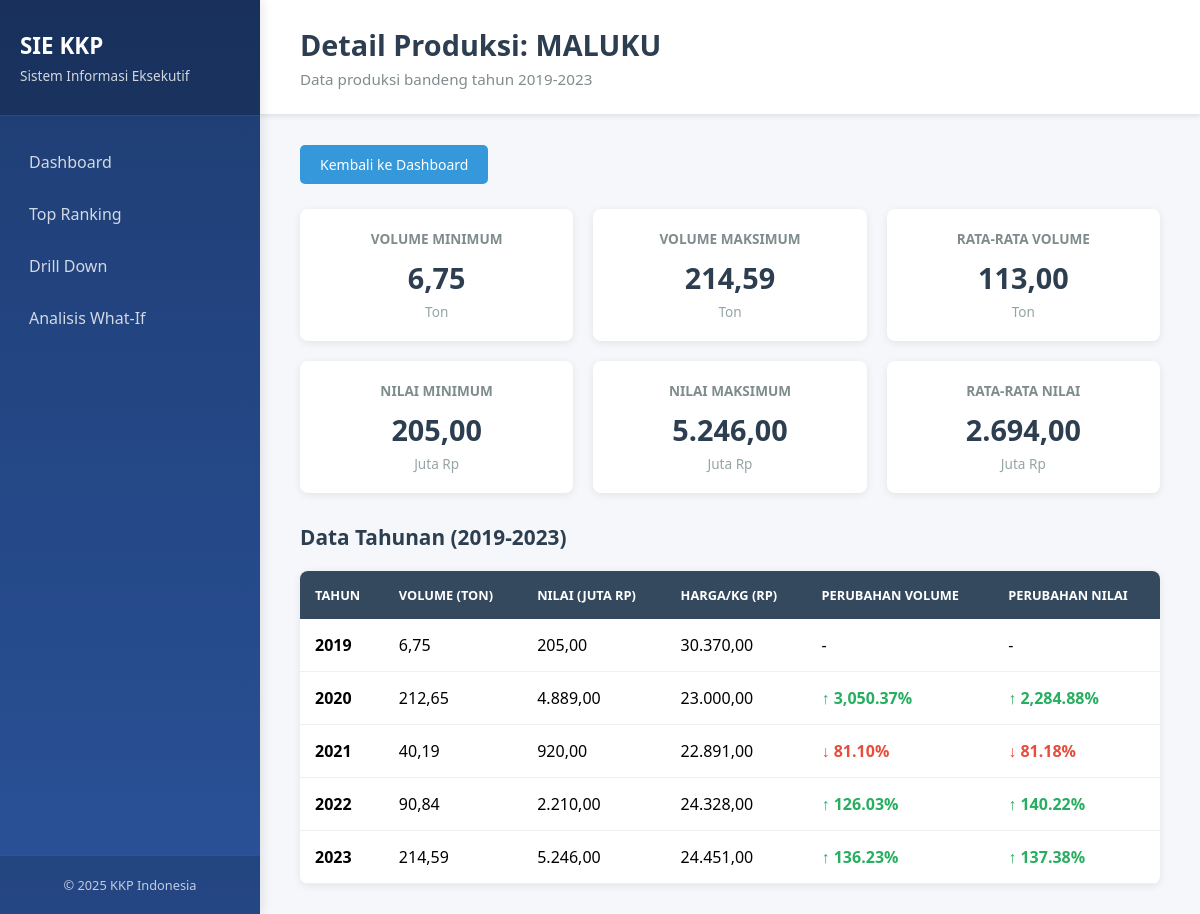
Page /provinsi_detail.php?provinsi=MALUKU on the committed database.
### tables this page shows
CREATE TABLE `produksi_bandeng_all` (
  `Tahun` int(11) DEFAULT NULL,
  `Provinsi` varchar(255) DEFAULT NULL,
  `Kelompok_Ikan` varchar(255) DEFAULT NULL,
  `Jenis_Ikan` varchar(255) DEFAULT NULL,
  `Volume_Ton` decimal(15,2) DEFAULT NULL,
  `Nilai_Juta` int(11) DEFAULT NULL,
  `Harga_Tertimbang_Kg` int(11) DEFAULT NULL
);

### config.php (called while the page is built, shortened)
<?php
function formatNumber($number) {
    return number_format($number, 2, ',', '.');
}
?>

### provinsi_detail.php (the view, shortened to what this page needs)
<?php
require_once 'config.php';
$conn = getConnection();
$provinsi = isset($_GET['provinsi']) ? $_GET['provinsi'] : '';
$queryDetail = "
    SELECT
        Tahun,
        Provinsi,
        Volume_Ton,
        Nilai_Juta,
        Harga_Tertimbang_Kg
    FROM produksi_bandeng_all
    WHERE Provinsi = ?
    ORDER BY Tahun ASC
";
$stmt = $conn->prepare($queryDetail);
$stmt->bind_param("s", $provinsi);
$stmt->execute();
$resultDetail = $stmt->get_result();
$queryStats = "
    SELECT
        MIN(Volume_Ton) as Min_Volume,
        MAX(Volume_Ton) as Max_Volume,
        AVG(Volume_Ton) as Avg_Volume,
        MIN(Nilai_Juta) as Min_Nilai,
        MAX(Nilai_Juta) as Max_Nilai,
        AVG(Nilai_Juta) as Avg_Nilai
    FROM produksi_bandeng_all
    WHERE Provinsi = ?
";
$stmtStats = $conn->prepare($queryStats);
$stmtStats->bind_param("s", $provinsi);
$stmtStats->execute();
$stats = $stmtStats->get_result()->fetch_assoc();
?>
<!DOCTYPE html>
<html lang="id">
<head>
</head>
<body>
    <div class="sidebar">
        <div class="sidebar-header">
            <h1>SIE KKP</h1>
            <p>Sistem Informasi Eksekutif</p>
        </div>
        <nav class="nav-menu">
            <a href="index.php">
                <span>Dashboard</span>
            </a>
            <a href="top_ranking.php">
                <span>Top Ranking</span>
            </a>
            <a href="drill_down.php">
                <span>Drill Down</span>
            </a>
            <a href="what_if.php">
                <span>Analisis What-If</span>
            </a>
        </nav>
        <div class="sidebar-footer">
            &copy; 2025 KKP Indonesia
        </div>
    </div>
    <div class="main-content">
        <div class="header">
            <h2>Detail Produksi: <?php echo htmlspecialchars($provinsi); ?></h2>
            <p>Data produksi bandeng tahun 2019-2023</p>
        </div>
        <div class="content-wrapper">
            <a href="index.php" class="back-button">Kembali ke Dashboard</a>
            <div class="stats-grid">
                <div class="stat-card">
                    <h3>Volume Minimum</h3>
                    <div class="value"><?php echo formatNumber($stats['Min_Volume']); ?></div>
                    <div class="unit">Ton</div>
                </div>
                <div class="stat-card">
                    <h3>Volume Maksimum</h3>
                    <div class="value"><?php echo formatNumber($stats['Max_Volume']); ?></div>
                    <div class="unit">Ton</div>
                </div>
                <div class="stat-card">
                    <h3>Rata-rata Volume</h3>
                    <div class="value"><?php echo formatNumber($stats['Avg_Volume']); ?></div>
                    <div class="unit">Ton</div>
                </div>
                <div class="stat-card">
                    <h3>Nilai Minimum</h3>
                    <div class="value"><?php echo formatNumber($stats['Min_Nilai']); ?></div>
                    <div class="unit">Juta Rp</div>
                </div>
                <div class="stat-card">
                    <h3>Nilai Maksimum</h3>
                    <div class="value"><?php echo formatNumber($stats['Max_Nilai']); ?></div>
                    <div class="unit">Juta Rp</div>
                </div>
                <div class="stat-card">
                    <h3>Rata-rata Nilai</h3>
                    <div class="value"><?php echo formatNumber($stats['Avg_Nilai']); ?></div>
                    <div class="unit">Juta Rp</div>
                </div>
            </div>
            <h3 style="margin-bottom: 20px; color: #2c3e50; font-size: 1.3em;">Data Tahunan (2019-2023)</h3>
            <div class="table-container">
                <table>
                    <thead>
                        <tr>
                            <th>Tahun</th>
                            <th>Volume (Ton)</th>
                            <th>Nilai (Juta Rp)</th>
                            <th>Harga/Kg (Rp)</th>
                            <th>Perubahan Volume</th>
                            <th>Perubahan Nilai</th>
                        </tr>
                    </thead>
                    <tbody>
                        <?php
                        $prevVolume = null;
                        $prevNilai = null;
                        while($row = $resultDetail->fetch_assoc()):
                            $volumeChange = '';
                            $nilaiChange = '';
                            if ($prevVolume !== null) {
                                $volDiff = $row['Volume_Ton'] - $prevVolume;
                                $volPercent = ($volDiff / $prevVolume) * 100;
                                $volumeChange = $volDiff >= 0
                                    ? '<span class="trend-up">↑ ' . number_format($volPercent, 2) . '%</span>'
                                    : '<span class="trend-down">↓ ' . number_format(abs($volPercent), 2) . '%</span>';
                                $nilaiDiff = $row['Nilai_Juta'] - $prevNilai;
                                $nilaiPercent = ($nilaiDiff / $prevNilai) * 100;
                                $nilaiChange = $nilaiDiff >= 0
                                    ? '<span class="trend-up">↑ ' . number_format($nilaiPercent, 2) . '%</span>'
                                    : '<span class="trend-down">↓ ' . number_format(abs($nilaiPercent), 2) . '%</span>';
                            }
                            $prevVolume = $row['Volume_Ton'];
                            $prevNilai = $row['Nilai_Juta'];
                        ?>
                        <tr>
                            <td><strong><?php echo $row['Tahun']; ?></strong></td>
                            <td><?php echo formatNumber($row['Volume_Ton']); ?></td>
                            <td><?php echo formatNumber($row['Nilai_Juta']); ?></td>
                            <td><?php echo formatNumber($row['Harga_Tertimbang_Kg']); ?></td>
                            <td><?php echo $volumeChange ?: '-'; ?></td>
                            <td><?php echo $nilaiChange ?: '-'; ?></td>
                        </tr>
                        <?php endwhile; ?>
                    </tbody>
                </table>
            </div>
        </div>
    </div>
</body>
</html>

### provinsi_detail.php (style rules this page uses)
* { margin: 0; padding: 0; box-sizing: border-box; }
body { font-family: 'Segoe UI', Tahoma, Geneva, Verdana, sans-serif; background: #f5f7fa; display: flex; height: 100vh; overflow: hidden; }
.sidebar { width: 260px; background: linear-gradient(180deg, #1e3c72 0%, #2a5298 100%); color: white; display: flex; flex-direction: column; box-shadow: 2px 0 10px rgba(0,0,0,0.1); position: fixed; height: 100vh; left: 0; top: 0; }
.sidebar-header { padding: 30px 20px; background: rgba(0,0,0,0.2); border-bottom: 1px solid rgba(255,255,255,0.1); }
.sidebar-header h1 { font-size: 1.4em; margin-bottom: 5px; }
.sidebar-header p { font-size: 0.85em; opacity: 0.8; }
.nav-menu { flex: 1; padding: 20px 0; overflow-y: auto; }
.nav-menu a { display: flex; align-items: center; padding: 15px 25px; color: rgba(255,255,255,0.8); text-decoration: none; transition: all 0.3s; border-left: 4px solid transparent; }
.sidebar-footer { padding: 20px; background: rgba(0,0,0,0.2); border-top: 1px solid rgba(255,255,255,0.1); font-size: 0.8em; text-align: center; opacity: 0.7; }
.main-content { margin-left: 260px; flex: 1; display: flex; flex-direction: column; height: 100vh; overflow: hidden; }
.header { background: white; padding: 25px 40px; box-shadow: 0 2px 4px rgba(0,0,0,0.08); border-bottom: 1px solid #e1e8ed; }
.header h2 { color: #2c3e50; font-size: 1.8em; margin-bottom: 5px; }
.header p { color: #7f8c8d; font-size: 0.95em; }
.content-wrapper { flex: 1; overflow-y: auto; padding: 30px 40px; }
.back-button { display: inline-block; padding: 10px 20px; background: #3498db; color: white; text-decoration: none; border-radius: 5px; transition: all 0.3s; margin-bottom: 25px; font-size: 14px; }
.stats-grid { display: grid; grid-template-columns: repeat(auto-fit, minmax(220px, 1fr)); gap: 20px; margin-bottom: 30px; }
.stat-card { background: white; padding: 20px; border-radius: 8px; box-shadow: 0 2px 8px rgba(0,0,0,0.08); text-align: center; transition: transform 0.3s; }
.stat-card h3 { color: #7f8c8d; font-size: 0.85em; margin-bottom: 10px; text-transform: uppercase; font-weight: 600; }
.stat-card .value { font-size: 1.8em; font-weight: bold; color: #2c3e50; margin-bottom: 5px; }
.stat-card .unit { color: #95a5a6; font-size: 0.85em; }
.table-container { background: white; border-radius: 8px; box-shadow: 0 2px 8px rgba(0,0,0,0.08); overflow: hidden; }
table { width: 100%; border-collapse: collapse; }
thead { background: #34495e; color: white; }
th, td { padding: 15px; text-align: left; }
th { font-weight: 600; text-transform: uppercase; font-size: 0.8em; }
tbody tr { border-bottom: 1px solid #ecf0f1; transition: background 0.3s; }
.trend-up { color: #27ae60; font-weight: bold; }
.trend-down { color: #e74c3c; font-weight: bold; }

### rows in the picture
produksi_bandeng_all: Tahun "2019", Volume_Ton "6,75", Nilai_Juta "205,00", Harga_Tertimbang_Kg "30.370,00", volumeChange "-", nilaiChange "-"
produksi_bandeng_all: Tahun "2020", Volume_Ton "212,65", Nilai_Juta "4.889,00", Harga_Tertimbang_Kg "23.000,00", volPercent "3,050.37", nilaiPercent "2,284.88"
produksi_bandeng_all: Tahun "2021", Volume_Ton "40,19", Nilai_Juta "920,00", Harga_Tertimbang_Kg "22.891,00", volPercent "81.10", nilaiPercent "81.18"
produksi_bandeng_all: Tahun "2022", Volume_Ton "90,84", Nilai_Juta "2.210,00", Harga_Tertimbang_Kg "24.328,00", volPercent "126.03", nilaiPercent "140.22"
produksi_bandeng_all: Tahun "2023", Volume_Ton "214,59", Nilai_Juta "5.246,00", Harga_Tertimbang_Kg "24.451,00", volPercent "136.23", nilaiPercent "137.38"

### other values in the picture
$provinsi "MALUKU"
formatNumber($stats['Min_Volume']) "6,75"
formatNumber($stats['Max_Volume']) "214,59"
formatNumber($stats['Avg_Volume']) "113,00"
formatNumber($stats['Min_Nilai']) "205,00"
formatNumber($stats['Max_Nilai']) "5.246,00"
formatNumber($stats['Avg_Nilai']) "2.694,00"
